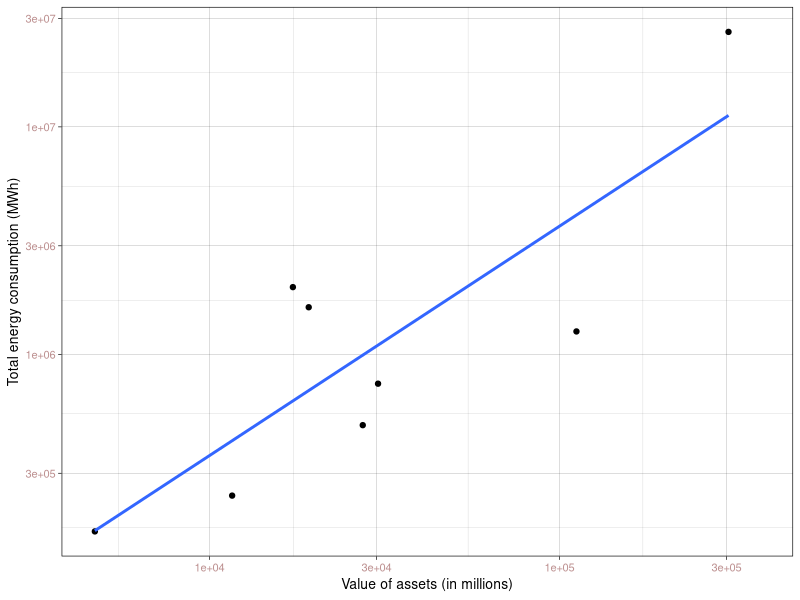

R code for this plot:
## ---- chunk 1
# Set your working directory

# Load your packages

library(tidyverse)
library(corrplot)
library(knitr)

#Build theme
mytheme <- theme_linedraw(base_size = 10) +
  theme(axis.text = element_text(color = "rosybrown"), 
        legend.position = "bottom")

#Set as default theme
theme_set(mytheme)

#Load data

company_selection_clean <- read.csv("./Data/Processed/Company_Selection_Clean.csv")

Reporting_inconsistencies_processed <- read.csv("./Data/Processed/Reporting_inconsistencies_processed.csv")

Energy_Usage_Clean <- read.csv("./Data/Processed/Energy_Usage_Clean.csv")

#Join datasets 

company_profiles <- left_join(company_selection_clean, Reporting_inconsistencies_processed)

company_profiles <- left_join(company_profiles, Energy_Usage_Clean)

#Filter out 1.0 ratios 

company_profiles2 <- company_profiles[!is.na(company_profiles$Company.report),]
  

## ---- chunk 2
top5 <- company_profiles2 %>% 
  slice_max(Inconsistency_ratio, n = 5) %>%
  select(Company, Inconsistency_ratio)

kable(top5, caption = "Top 5 Companies by Highest Reporting Inconsistency Ratio", align = 'l')
## ---- chunk 3
Plot1 <- ggplot(company_profiles2, aes(x = Assets, y = Total.energy.consumption)) +
  geom_point() +
  geom_smooth(method = "lm", se = FALSE) +
  scale_x_log10() +
  scale_y_log10() +
  labs(x = "Value of assets (in millions)", y = "Total energy consumption (MWh)")
print(Plot1)

